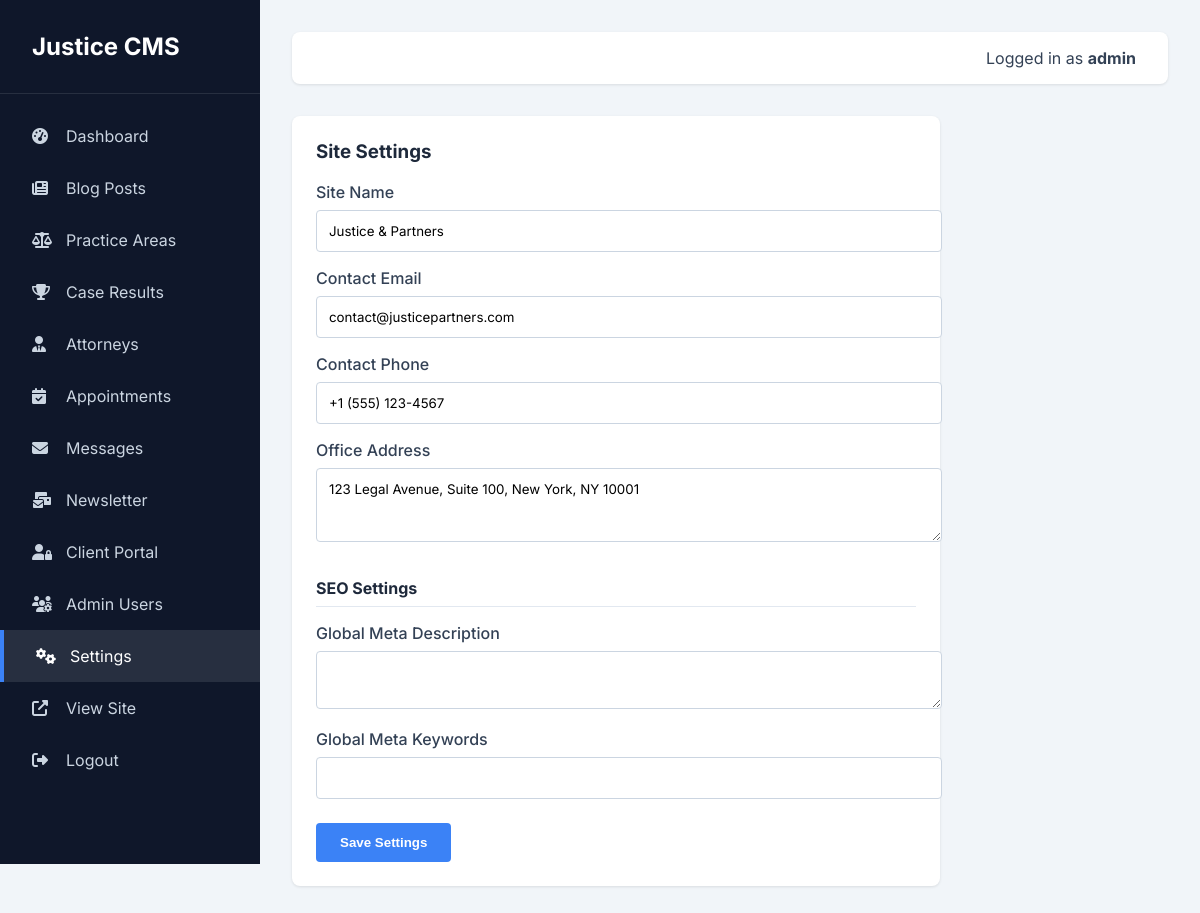
Screenshot of /admin/settings.php (signed in) with the database file from the repository.
### tables this page shows
CREATE TABLE IF NOT EXISTS settings (
    setting_key VARCHAR(50) PRIMARY KEY,
    setting_value TEXT
);

### includes/db.php (called while the page is built, shortened)
<?php
function get_setting($pdo, $key) {
    $stmt = $pdo->prepare("SELECT setting_value FROM settings WHERE setting_key = ?");
    $stmt->execute([$key]);
    $result = $stmt->fetch();
    return $result ? $result['setting_value'] : '';
}
?>

### admin/settings.php (the view, shortened to what this page needs)
<?php
require_once 'includes/admin_header.php';
?>
<div class="card" style="max-width: 600px;">
    <h3 style="margin-top: 0; color: var(--admin-primary);">Site Settings</h3>
    <form method="POST" action="">
        <div style="margin-bottom: 1rem;">
            <label style="display: block; margin-bottom: 0.5rem; font-weight: 500;">Site Name</label>
            <input type="text" name="site_name" value="<?= htmlspecialchars(get_setting($pdo, 'site_name')) ?>" required style="width: 100%; padding: 0.75rem; border: 1px solid #cbd5e1; border-radius: 4px; font-family: inherit;">
        </div>
        <div style="margin-bottom: 1rem;">
            <label style="display: block; margin-bottom: 0.5rem; font-weight: 500;">Contact Email</label>
            <input type="email" name="site_email" value="<?= htmlspecialchars(get_setting($pdo, 'site_email')) ?>" required style="width: 100%; padding: 0.75rem; border: 1px solid #cbd5e1; border-radius: 4px; font-family: inherit;">
        </div>
        <div style="margin-bottom: 1rem;">
            <label style="display: block; margin-bottom: 0.5rem; font-weight: 500;">Contact Phone</label>
            <input type="text" name="site_phone" value="<?= htmlspecialchars(get_setting($pdo, 'site_phone')) ?>" style="width: 100%; padding: 0.75rem; border: 1px solid #cbd5e1; border-radius: 4px; font-family: inherit;">
        </div>
        <div style="margin-bottom: 1.5rem;">
            <label style="display: block; margin-bottom: 0.5rem; font-weight: 500;">Office Address</label>
            <textarea name="site_address" rows="3" style="width: 100%; padding: 0.75rem; border: 1px solid #cbd5e1; border-radius: 4px; font-family: inherit; resize: vertical;"><?= htmlspecialchars(get_setting($pdo, 'site_address')) ?></textarea>
        </div>
        <h4 style="margin-top: 2rem; margin-bottom: 1rem; color: var(--admin-primary); border-bottom: 1px solid #e2e8f0; padding-bottom: 0.5rem;">SEO Settings</h4>
        <div style="margin-bottom: 1rem;">
            <label style="display: block; margin-bottom: 0.5rem; font-weight: 500;">Global Meta Description</label>
            <textarea name="seo_description" rows="2" style="width: 100%; padding: 0.75rem; border: 1px solid #cbd5e1; border-radius: 4px; font-family: inherit; resize: vertical;"><?= htmlspecialchars(get_setting($pdo, 'seo_description')) ?></textarea>
        </div>
        <div style="margin-bottom: 1.5rem;">
            <label style="display: block; margin-bottom: 0.5rem; font-weight: 500;">Global Meta Keywords</label>
            <input type="text" name="seo_keywords" value="<?= htmlspecialchars(get_setting($pdo, 'seo_keywords')) ?>" style="width: 100%; padding: 0.75rem; border: 1px solid #cbd5e1; border-radius: 4px; font-family: inherit;">
        </div>
        <button type="submit" style="padding: 0.75rem 1.5rem; background-color: var(--admin-accent); color: white; border: none; border-radius: 4px; font-weight: 600; cursor: pointer;">Save Settings</button>
    </form>
</div>
<?php require_once 'includes/admin_footer.php'; ?>

### assets/css/admin.css (style rules this page uses)
:root { --admin-primary: #1e293b; --admin-sidebar: #0f172a; --admin-bg: #f1f5f9; --admin-text: #334155; --admin-accent: #3b82f6; --admin-success: #10b981; --admin-danger: #ef4444; }
body { background-color: var(--admin-bg); margin: 0; font-family: 'Inter', sans-serif; color: var(--admin-text); }
.card { background: white; border-radius: 8px; padding: 1.5rem; box-shadow: 0 1px 3px rgba(0,0,0,0.1); margin-bottom: 1.5rem; }

### rows the page displays
settings: site_name "Justice & Partners"
settings: site_email "contact@justicepartners.com"
settings: site_phone "+1 (555) 123-4567"
settings: site_address "123 Legal Avenue, Suite 100, New York, NY 10001"

### other values shown
$_SESSION['admin_username'] "admin"
